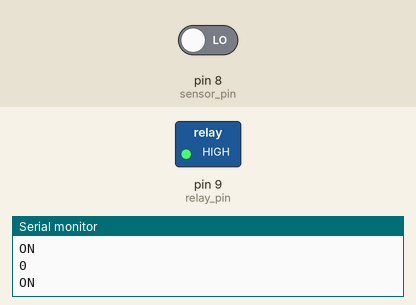
Simulated run of this sketch. Board: Arduino Uno, built with avr-gcc and run on an emulated ATmega328P. Parts: switched loads named in the sketch (green lamp = pin HIGH), the last lines printed to the serial monitor. Inputs (shaded band) come from the test bench; at power-on: pin 8 (sensor_pin) LOW.

Above: at 1.8 s.
1.9 s: pin 8 (sensor_pin) driven HIGH
At 3.2 s:
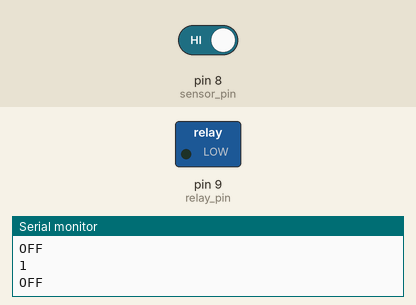
3.5 s: pin 8 (sensor_pin) driven LOW
At 4.5 s:
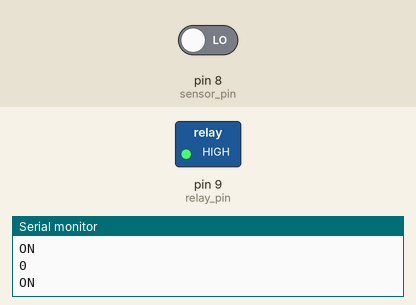
Timing chart, 0 to 6.5 s (numbered marks = the images above; inputs shaded):
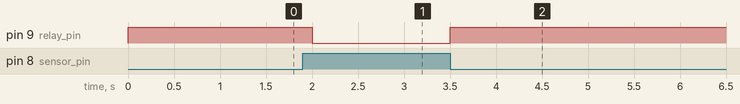

Measured:
- after the input at 1.9 s, pin 9 (relay_pin): HIGH → LOW after 0.10 s
- after the input at 3.5 s, pin 9 (relay_pin): LOW → HIGH at once

The sketch:

Automatic_door.ino
```cpp
int sensor_pin = 8;
int relay_pin = 9;
int output;
void setup(){
  Serial.begin(9600);
  pinMode(sensor_pin, INPUT);
  pinMode(relay_pin, OUTPUT);
}
void loop(){

  output = digitalRead(sensor_pin);

 Serial.println(output);
  if(output == 1){
    digitalWrite(relay_pin,LOW);
    Serial.println("OFF");
    delay(500);
  }


  else if(output == 0){
    digitalWrite(relay_pin, HIGH);
    Serial.println("ON");
    delay(500);
  }


}
```
